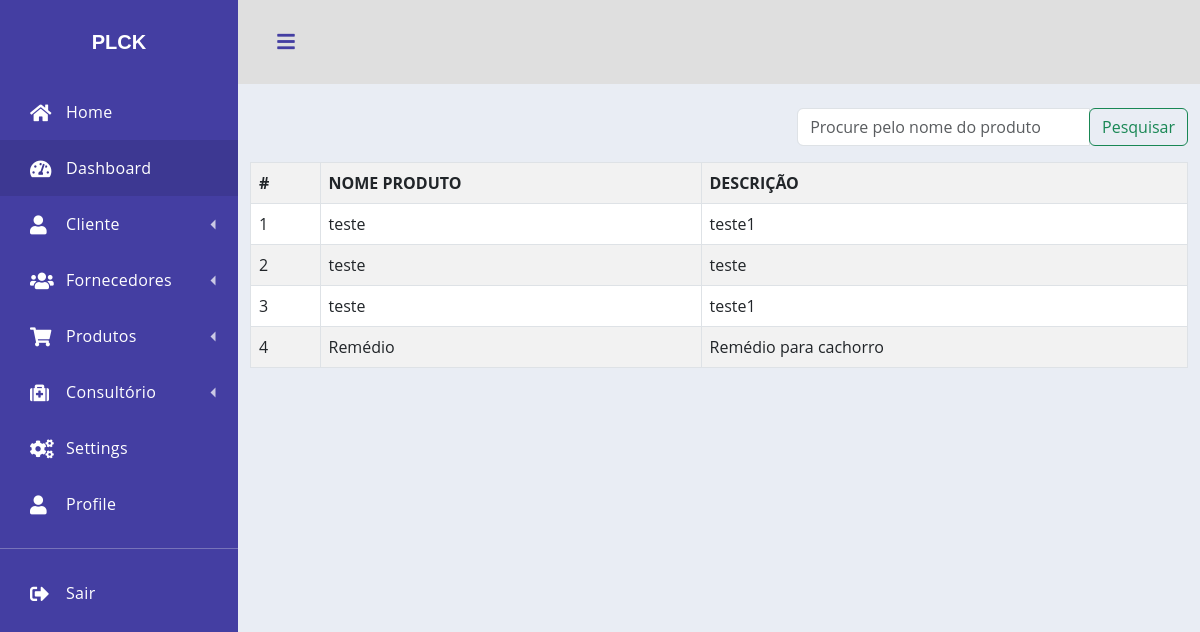
/Views?page=listarProduto (signed in), run on the app's committed database.
### tables this page shows
CREATE TABLE `produto` (
  `id` int(11) NOT NULL,
  `nomeItem` char(30) DEFAULT NULL,
  `descricao` char(30) DEFAULT NULL
);

### Views/item/listarProduto.php (the view, shortened to what this page needs)
<!DOCTYPE html>
<head>
</head>
<body>
    <div class="container">
        <?php
            $paginaAtual = isset($_GET['pagina']) ? $_GET['pagina'] : 1;
            $resultadosPorPagina = 50;
            $offset = ($paginaAtual - 1) * $resultadosPorPagina;
            $sql = "SELECT nomeItem, descricao FROM produto LIMIT $offset, $resultadosPorPagina";
            $stmt = $conn->query($sql);
            print "<br>";
            print "<div class='d-flex justify-content-end'>";
            print "<div class='col-md-5'>";
            print "<div class='input-group'>";
            print "<input class='form-control' type='text' placeholder='Procure pelo nome do produto'>";
            print "<div class='input-group-append'>";
            print "<button class='btn btn-outline-success' type='submit'>Pesquisar</button>";
            print "</div>";
            print "</div>";
            print "</div>";
            print "</div>";
            if ($stmt->rowCount() > 0) {
                print "<table class='table table-hover table-striped table-bordered mt-3'>";
                print "<tr>";
                print "<th>#</th>";
                print "<th>NOME PRODUTO</th>";
                print "<th>DESCRIÇÃO</th>";
                print "</tr>";
                $index = $offset;
                while ($row = $stmt->fetch(PDO::FETCH_ASSOC)) {
                    $nomeItem = $row['nomeItem'];
                    $descricao = $row['descricao'];
                    print "<tr>";
                    print "<td>".++$index."</td>";
                    print "<td>".$nomeItem."</td>";
                    print "<td>".$descricao."</td>";
                    print "</tr>";
                }
                print("</table>");
            } else {
                print "<p class='alert alert-danger mt-5'>Nenhum cadastro foi encontrado!</p>";
            }
        ?>
    </div>
</body>
</html>

### Views/index.php (style rules this page uses)
*, *::before, *::after { -webkit-box-sizing: border-box; box-sizing: border-box; }
body { margin: 0; font-family: "Open Sans", -apple-system, BlinkMacSystemFont, "Segoe UI", Roboto, "Helvetica Neue", Arial, sans-serif, "Apple Color Emoji", "Segoe UI Emoji", "Segoe UI Symbol", "Noto Color Emoji"; font-size: 1rem; font-weight: 400; line-height: 1.5; color: #515151; text-align: left; background-color: #e9edf4; }

### data on the page
produto: nomeItem "teste", descricao "teste1"
produto: nomeItem "teste", descricao "teste"
produto: nomeItem "teste", descricao "teste1"
produto: nomeItem "Remédio", descricao "Remédio para cachorro"
